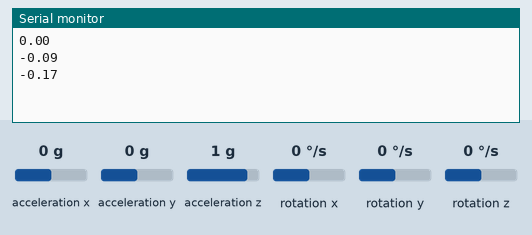
Simulated run of this sketch. Board: Arduino Uno, built with avr-gcc and run on an emulated ATmega328P. Parts: the last lines printed to the serial monitor. Wiring (inferred from the names in the program): MPU-6050 motion sensor at I2C address 0x68. Inputs (shaded band) come from the test bench; at power-on: acceleration z 1 g, acceleration x 0 g, acceleration y 0 g, rotation y 0 °/s, rotation x 0 °/s, rotation z 0 °/s.

Above: at 1.3 s.
1.4 s: acceleration z set to 0 g
At 1.9 s:
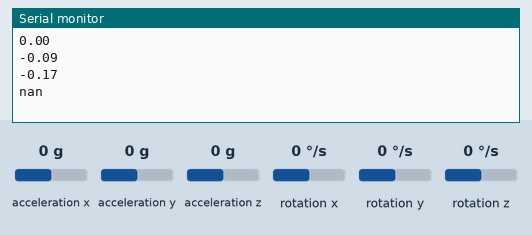
3.5 s: acceleration x set to -1.4 g
At 4.0 s:
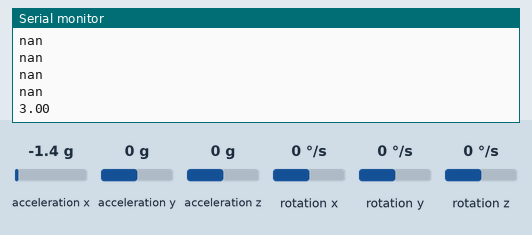
5.0 s: acceleration y set to -1.4 g
At 5.5 s:
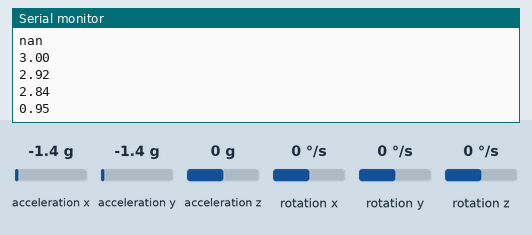
6.5 s: rotation y set to -192 °/s
At 7.0 s:
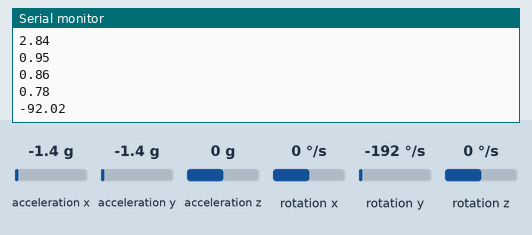
Timing chart, 0 to 9.0 s (numbered marks = the images above; inputs shaded):
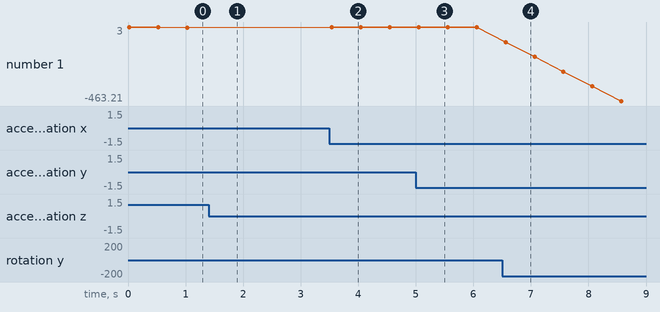

Measured:
- after the input at 1.4 s, the serial monitor: prints a new line after 0.13 s (image 1)
- after the input at 3.5 s, the serial monitor: prints a new line at once (image 2)
- after the input at 5.0 s, the serial monitor: prints a new line after 0.05 s (image 3)
- after the input at 6.5 s, the serial monitor: prints a new line after 0.06 s (image 4)
- plotted number 1: -0.17 → 2.84 after the input at 3.5 s, 2.84 → 0.78 after the input at 5.0 s, 0.78 → -463.21 after the input at 6.5 s

The sketch:

gyroTest.ino
```cpp
#include <Wire.h>
#include <SPI.h>

const byte address[6] = "000001";
const int MPU = 0x68; // MPU6050 I2C address

/* These values will be used to modify the g-range and gyro value that we will be getting from the accelerometer.
It should be constant so immutable and it can be left as an integer because integers take less memory, and when we divide our input (which is a double),
the result will be the same as if it was a double or a float, since the modifier will be casted(?) into a double or a float during the runtime(?). Source: Trust me bro :)
-- Dan
*/
const int gRangeModifier = 8192;
const int gyroModifier = 131;

double AccX, AccY, AccZ, GyroX, GyroY, GyroZ;
double accAngleX, accAngleY, gyroAngleX, gyroAngleY, yaw;
double roll, pitch;
double AccErrorX, AccErrorY, GyroErrorX, GyroErrorY, GyroErrorZ;
float elapsedTime, currentTime, previousTime;
int counter = 0;
int frequency = 500;

void setup(){
Serial.begin(19200);
Wire.begin();                      // Initialize comunication
Wire.beginTransmission(MPU);       // Start communication with MPU6050 // MPU=0x68
Wire.write(0x6B);                  // Talk to the register 6B
Wire.write(0x00);                  // Make reset - place a 0 into the 6B register
Wire.endTransmission(true);        //end the transmission

/* Configure Accelerometer Sensitivity - Full Scale Range (default +/- 2g) */
Wire.beginTransmission(MPU);
Wire.write(0x1C);                  //Talk to the ACCEL_CONFIG register (1C hex)
Wire.write(0x0);                  //Set the register bits as 00011000 (+/- 16g full scale range)
Wire.endTransmission(true);
/* Configure Gyro Sensitivity - Full Scale Range (default +/- 250deg/s) */
Wire.beginTransmission(MPU);
Wire.write(0x1B);                   // Talk to the GYRO_CONFIG register (1B hex)
Wire.write(0x0);                   // Set the register bits as 00011000 (2000deg/s full scale)
Wire.endTransmission(true);

delay(20);

}

void loop(){
    // Name of the sensor: MPU6250
Wire.beginTransmission(MPU);
Wire.write(0x3B); // Start with register 0x3B (ACCEL_XOUT_H)
Wire.endTransmission(false);
Wire.requestFrom(MPU, 6, true); // Read 6 registers total, each axis value is stored in 2 registers
//We will be using just +-4g since we will not need more. gRangeModifier is equal to 8192, which is a value we have taken from the MPU6050 datasheet.
AccX = (Wire.read() << 8 | Wire.read()) / gRangeModifier;
AccY = (Wire.read() << 8 | Wire.read()) / gRangeModifier;
AccZ = (Wire.read() << 8 | Wire.read()) / gRangeModifier;
//Serial.println(AccX);
// AccErrorX ~(0.58) See the calculate_IMU_error()custom function for more details
accAngleX = (atan(AccY / sqrt(pow(AccX, 2) + pow(AccZ, 2))) * 180 / PI);
//Serial.println(accAngleX);
// AccErrorY ~(-1.58)
accAngleY = (atan(-1 * AccX / sqrt(pow(AccY, 2) + pow(AccZ, 2))) * 180 / PI);
//Serial.println(accAngleY);
// === Read gyroscope data === //
previousTime = currentTime;        // Previous time is stored before the actual time read
currentTime = millis();            // Current time actual time read
elapsedTime = (currentTime - previousTime) / (double)1000.0; // Divide by 1000 to get seconds

Wire.beginTransmission(MPU);
Wire.write(0x43); // Gyro data first register address 0x43
Wire.endTransmission(false);
Wire.requestFrom(MPU, 6, true); // Read 6 registers total, each axis value is stored in 2 registers
// We will be using 250deg/s since we will not need more. gyroModifier is equal to 131, which is a value we have taken from the MPU6050 datasheet.
GyroX = (Wire.read() << 8 | Wire.read()) / gyroModifier;
GyroY = (Wire.read() << 8 | Wire.read()) / gyroModifier;
GyroZ = (Wire.read() << 8 | Wire.read()) / gyroModifier;
// Correct the outputs with the calculated error values
GyroX = GyroX; // GyroErrorX ~(-0.56)
GyroY = GyroY; // GyroErrorY ~(2)
GyroZ = GyroZ; // GyroErrorZ ~ (-0.8)
//Serial.println(GyroY);

gyroAngleX = (gyroAngleX + GyroX * elapsedTime);
roll =(0.96 * gyroAngleX + 0.04 * accAngleX); //fine for now, about 0.03 degree/sec. sometimes fluctuates aroung 0
//Serial.println(counter);
//Serial.println(GyroZ);


gyroAngleY = gyroAngleY + GyroY * elapsedTime;
yaw = yaw + GyroZ * elapsedTime;
pitch = -(counter * 0.085)+(0.96 * gyroAngleY + 0.04 * accAngleY); //fine for now too. fluctuates between -0.1 and 0.3 degrees. cool

//store all of the acquired data in an array of doubles
double data[] = {roll, pitch, yaw}; //roll is fine for now. pitch is fine for now too.
//pass the array to an SD card function
//print all of the data to the serial monitor
Serial.println(data[1]);

//Serial.println(data[2]);
counter = counter + 1;

delay(frequency);
}


/*void get_mpu_data(){
    // Name of the sensor: MPU6250
Wire.beginTransmission(MPU);
Wire.write(0x3B); // Start with register 0x3B (ACCEL_XOUT_H)
Wire.endTransmission(false);
Wire.requestFrom(MPU, 6, true); // Read 6 registers total, each axis value is stored in 2 registers
//We will be using just +-4g since we will not need more. gRangeModifier is equal to 8192, which is a value we have taken from the MPU6050 datasheet.
AccX = (Wire.read() << 8 | Wire.read()) / gRangeModifier;
AccY = (Wire.read() << 8 | Wire.read()) / gRangeModifier;
AccZ = (Wire.read() << 8 | Wire.read()) / gRangeModifier;
// AccErrorX ~(0.58) See the calculate_IMU_error()custom function for more details
accAngleX = (atan(AccY / sqrt(pow(AccX, 2) + pow(AccZ, 2))) * 180 / PI) - 0.94;
// AccErrorY ~(-1.58)
accAngleY = (atan(-1 * AccX / sqrt(pow(AccY, 2) + pow(AccZ, 2))) * 180 / PI) + 3.8;
// === Read gyroscope data === //
previousTime = currentTime;        // Previous time is stored before the actual time read
currentTime = millis();            // Current time actual time read
elapsedTime = (currentTime - previousTime) / (double)1000.0; // Divide by 1000 to get seconds

Wire.beginTransmission(MPU);
Wire.write(0x43); // Gyro data first register address 0x43
Wire.endTransmission(false);
Wire.requestFrom(MPU, 6, true); // Read 6 registers total, each axis value is stored in 2 registers
// We will be using 250deg/s since we will not need more. gyroModifier is equal to 131, which is a value we have taken from the MPU6050 datasheet.
GyroX = (Wire.read() << 8 | Wire.read()) / gyroModifier;
GyroY = (Wire.read() << 8 | Wire.read()) / gyroModifier;
GyroZ = (Wire.read() << 8 | Wire.read()) / gyroModifier;
// Correct the outputs with the calculated error values
GyroX = GyroX + 2.89; // GyroErrorX ~(-0.56)
GyroY = GyroY + 1.97; // GyroErrorY ~(2)
GyroZ = GyroZ + 0.83; // GyroErrorZ ~ (-0.8)

gyroAngleX = gyroAngleX + GyroX * elapsedTime;
gyroAngleY = gyroAngleY + GyroY * elapsedTime;
yaw = yaw + GyroZ * elapsedTime;
roll = (0.96 * gyroAngleX + 0.04 * accAngleX); //the f are these coefficients.
pitch = 0.96 * gyroAngleY + 0.04 * accAngleY;

//store all of the acquired data in an array of doubles
double data[] = {roll, pitch, yaw};
//pass the array to an SD card function
//print all of the data to the serial monitor
Serial.println(data[0]);


} */
```
